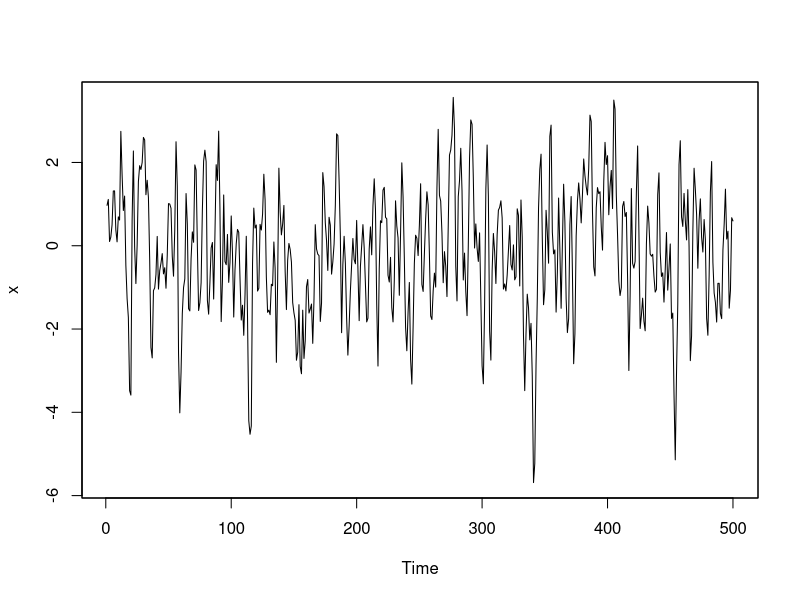
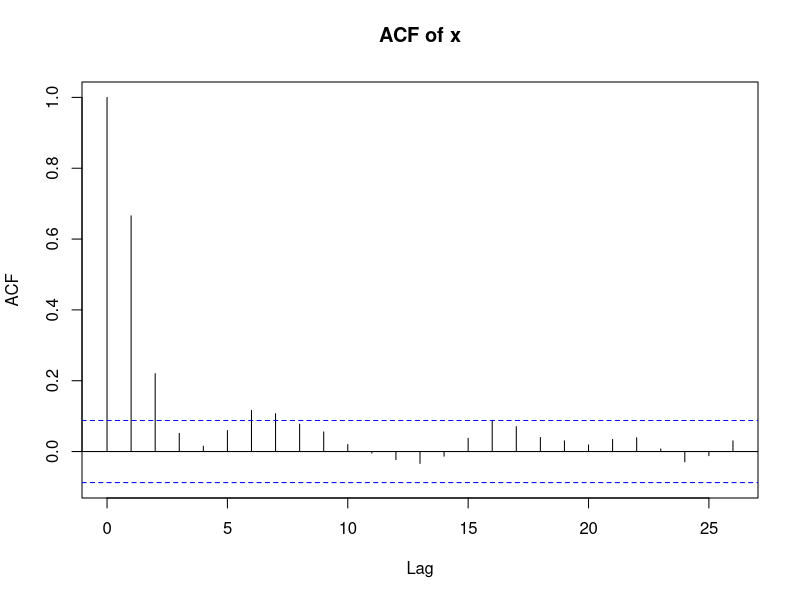
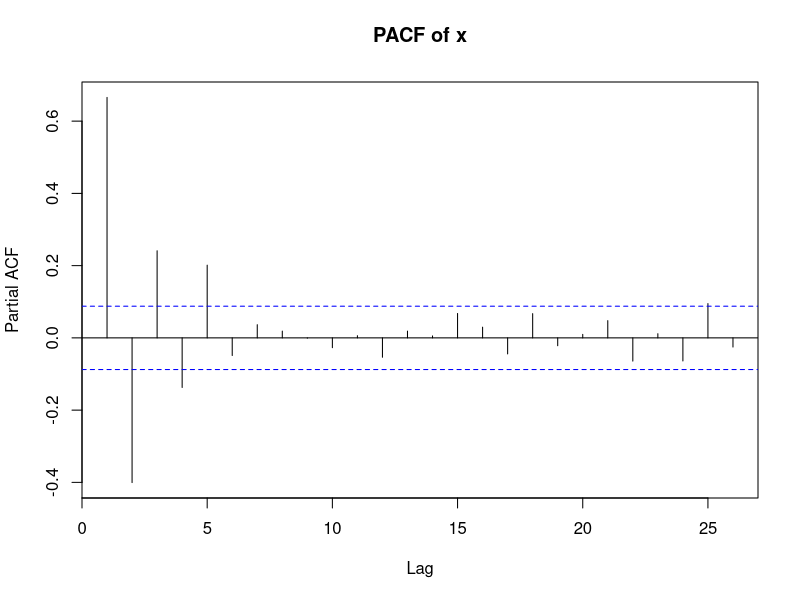
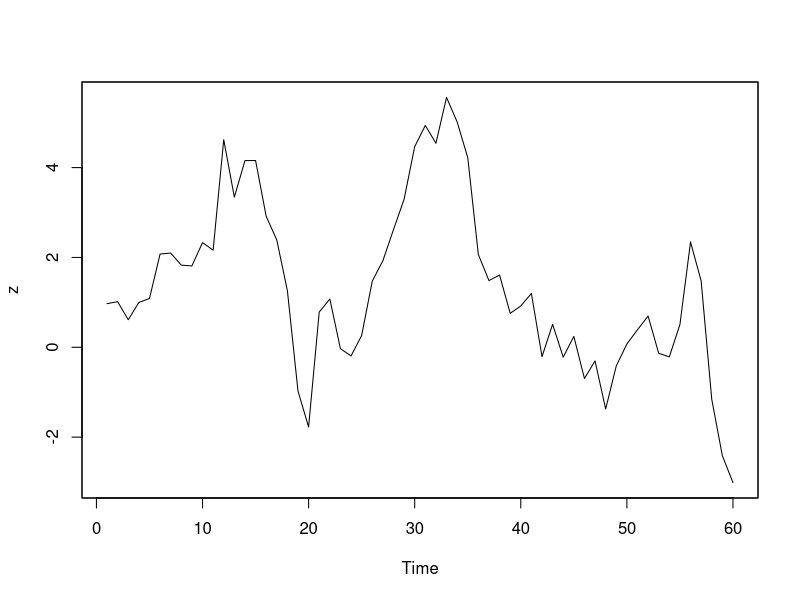
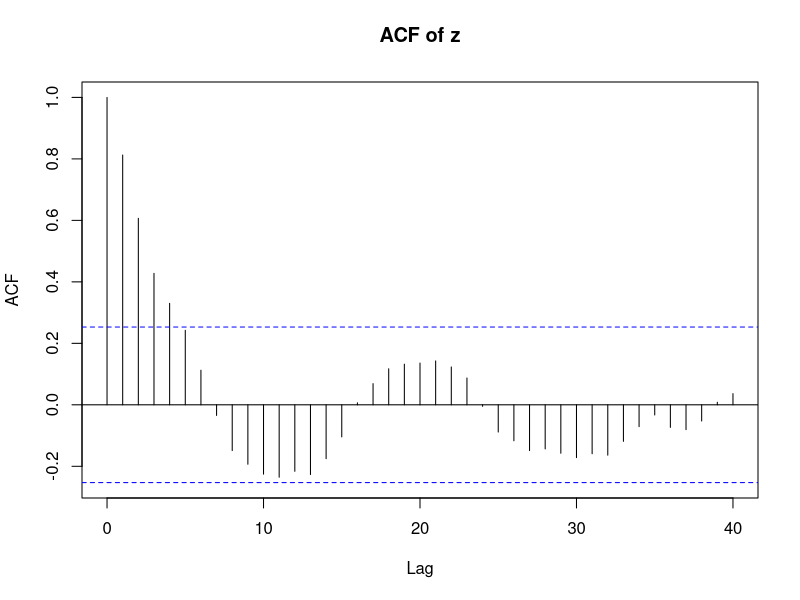
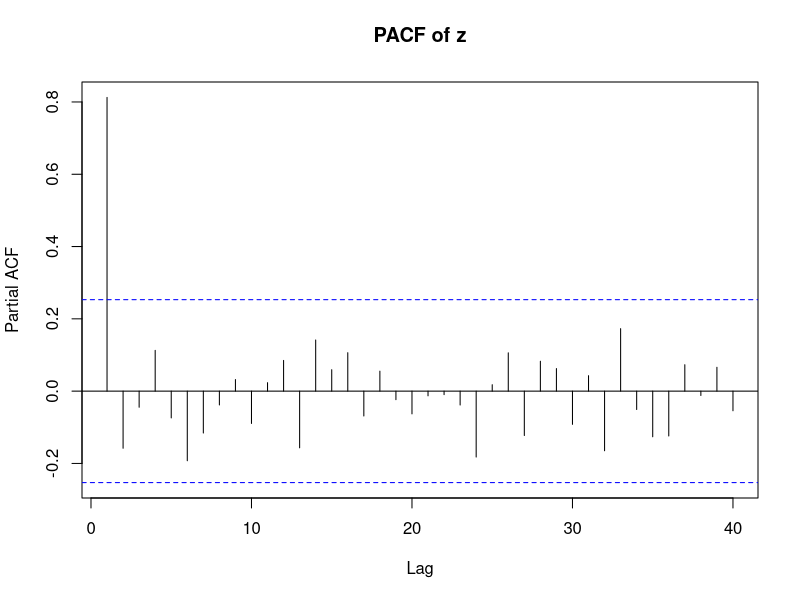

These figures' R source, in order:
## ---- chunk 1
knitr::opts_chunk$set(echo = FALSE)
knitr::opts_knit$set(root.dir = "/Users/Tom/Desktop/time-series-analysis-fall2018")
options(digits=4)
## ---- chunk 2
require("foreign")
require("tseries")
require("zoo")
require("urca")
require("knitr")

data <- read.dta('data/ts_hw1.dta')
x <- zoo(data$x, data$t)
z <- zoo(data$z[1:60], data$t[1:60]) # values after 60 are null
## ---- chunk 3
plot(x, xlab = 'Time')
## ---- chunk 4
max_lags = 40
acf_vec <- acf(x, plot=FALSE, lag.max=max_lags)$acf
pacf_vec <- acf(x, plot=FALSE, lag.max=max_lags, type = 'partial')$acf
Q_stats <- c()
Q_pvals <- c()
for (i in 1:max_lags) {
  Q = Box.test(x, lag=i, type="Ljung-Box")
  Q_stats[[i]] <- Q$statistic
  Q_pvals[[i]] <- Q$p.value
}
corrgram <- cbind(LAG=seq(1,max_lags), ACF=acf_vec[2:41], PAC=pacf_vec, Q=Q_stats, "Prob>Q"=Q_pvals)
kable(corrgram)
## ---- chunk 5
acf(x, main='ACF of x')
pacf(x, main='PACF of x')
## ---- chunk 6
summary(ur.df(x, lags=1))
summary(ur.kpss(x))
## ---- chunk 7
m1 <- forecast::Arima(x, order = c(1,0,0))
m2 <- forecast::Arima(x, order = c(0,0,1))
m3 <- forecast::Arima(x, order = c(1,0,1))
print(m1)
print(Box.test(m1$residuals, lag=40, type="Ljung-Box"))
print(m2)
print(Box.test(m2$residuals, lag=40, type="Ljung-Box"))
print(m3)
print(Box.test(m3$residuals, lag=40, type="Ljung-Box"))
which.min(c(m1$aic, m2$aic, m3$aic))
which.min(c(m1$bic, m2$bic, m3$bic))
## ---- chunk 8
plot(z, xlab = 'Time')
## ---- chunk 9
max_lags = 40
acf_vec <- acf(z, plot=FALSE, lag.max=max_lags)$acf
pacf_vec <- pacf(z, plot=FALSE, lag.max=max_lags)$acf
Q_stats <- c()
Q_pvals <- c()
for (i in 1:max_lags) {
  Q = Box.test(z, lag=i, type="Ljung-Box")
  Q_stats[[i]] <- Q$statistic
  Q_pvals[[i]] <- Q$p.value
}
corrgram <- cbind(LAG=seq(1,max_lags), ACF=acf_vec[2:41], PAC=pacf_vec, Q=Q_stats, "Prob>Q"=Q_pvals)
kable(corrgram)
## ---- chunk 10
acf(z, main='ACF of z', lag.max = 40)
pacf(z, main='PACF of z', lag.max = 40)
## ---- chunk 11
summary(ur.df(z, lags=1))
summary(ur.kpss(z))
## ---- chunk 12
m1 <- forecast::Arima(z, order = c(1,1,0))
print("ARIMA(1,1,0):")
print(m1)
print(Box.test(m1$residuals, lag=40, type="Ljung-Box"))
## ---- chunk 13
m2 <- forecast::Arima(z, order = c(0,1,1))
print("ARIMA(0,1,1):")
print(m2)
print(Box.test(m2$residuals, lag=40, type="Ljung-Box"))
